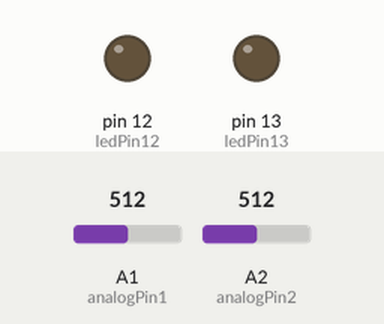
Simulated run of this sketch. Board: Arduino Uno, built with avr-gcc and run on an emulated ATmega328P. Parts: output pins drawn as LEDs (lit = HIGH). The test bench sets the inputs (shaded band); at power-on: A1 (analogPin1) = 512, A2 (analogPin2) = 512.

Above: at 1.2 s.
1.3 s: A1 (analogPin1) set to 785
2.8 s: A1 (analogPin1) set to 811
At 4.0 s:
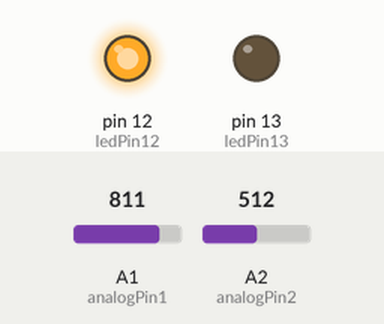
4.3 s: A1 (analogPin1) set to 716
At 5.5 s:
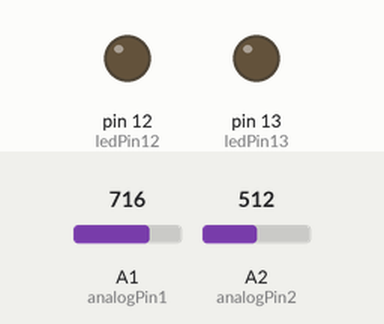
6.3 s: A2 (analogPin2) set to 789
7.8 s: A2 (analogPin2) set to 815
At 9.0 s:
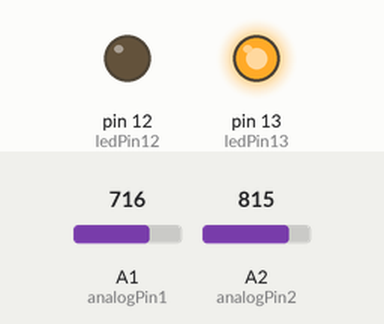
9.3 s: A2 (analogPin2) set to 716
At 10.5 s:
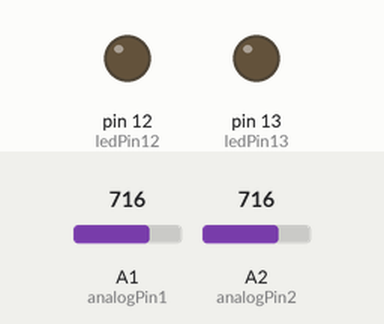
Timing chart, 0 to 12.3 s (numbered marks = the images above; inputs shaded):
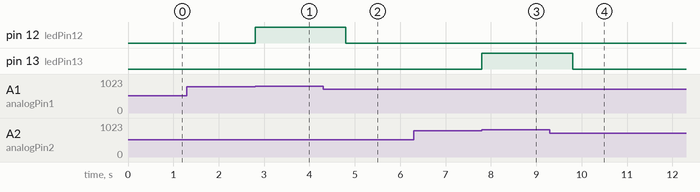

The sketch:

MoreMEAS.ino
```cpp
int analogPin1 = A1; // input for 1st vibration sensor (MEAS)
int analogPin2 = A2; // input for 2nd vibration sensor (MEAS)

int ledPin13 = 13;
int ledPin12 = 12;

int val0 = 1;   // variable to store the value read
int val1 = 2;

int high = 800;

void setup()
{
  Serial.begin(9600);
  pinMode(ledPin12, OUTPUT);
  pinMode(ledPin13, OUTPUT);

  digitalWrite(ledPin12, LOW);
  digitalWrite(ledPin13, LOW);
}

void loop()
{
  val0 = analogRead(analogPin1);
  val1 = analogRead(analogPin2);

  if (val0 > high && val1 < high)
  {
    digitalWrite(ledPin12, HIGH);
    delay(1000);
  }
  else
    digitalWrite(ledPin12, LOW);

  if (val0 < high && val1 > high)
  {
    digitalWrite(ledPin13, HIGH);
    delay(1000);
  }
  else
    digitalWrite(ledPin13, LOW);

}
```

Measured:
- the behaviour switches between 800 and 801 on A1 (analogPin1) (found by bisection; images 0 and 1)
- the behaviour switches between 800 and 801 on A2 (analogPin2) (found by bisection; images 2 and 3)
- after the input at 1.3 s, every drawn part: stays the same
- after the input at 2.8 s, pin 12 (ledPin12): LOW → HIGH at once
- after the input at 4.3 s, pin 12 (ledPin12): HIGH → LOW after 0.50 s
- after the input at 6.3 s, every drawn part: stays the same
- after the input at 7.8 s, pin 13 (ledPin13): LOW → HIGH at once
- after the input at 9.3 s, pin 13 (ledPin13): HIGH → LOW after 0.50 s
